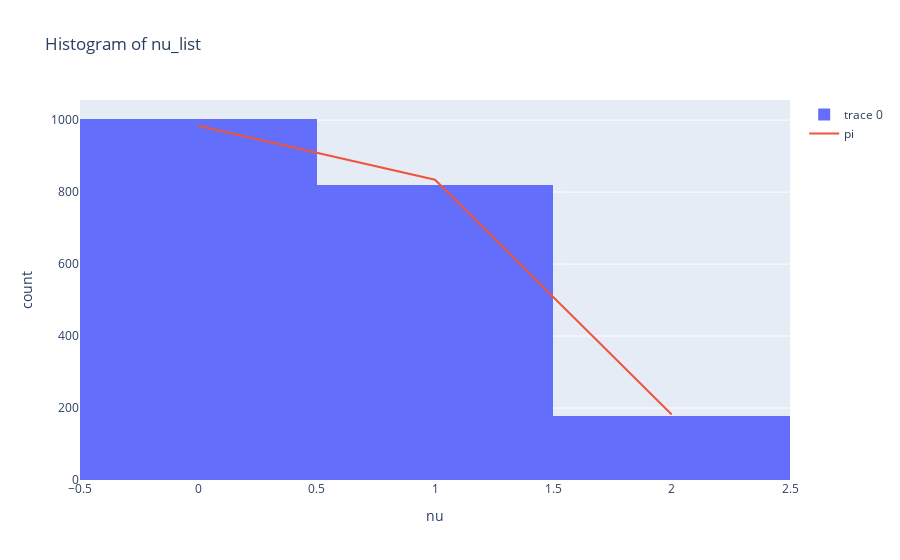

Source (notebook cell):
### Markdown cell above
4\. Determine numerically an invariant distribution $\boldsymbol{\pi}$ of the chain (*e.g.*, based on an eigendecomposition [numpy.linalg.eig](https://docs.scipy.org/doc/numpy/reference/generated/numpy.linalg.eig.html)). Is it unique? Compare it to the histogram obtained in 2 (superimpose graphs). What can you conclude?

### Code cell
eigenvalues,eigenvectors=np.linalg.eig(P.T)
print(eigenvalues)
print(eigenvectors)
#take eigenvector corresponding to eigenvalue closest to 1
pi=eigenvectors[:,np.argmin(np.abs(eigenvalues-1))]
pi=pi/np.sum(pi)
print(pi)


fig=go.Figure(data=[go.Histogram(x=nu_list,nbinsx=3)])
fig.add_trace(go.Scatter(x=[x for x in range(3)],y=nmax*pi,mode='lines',name='pi'))
fig.update_layout(title_text='Histogram of nu_list',xaxis_title_text='nu',yaxis_title_text='count')
fig.show()

### Figure 1 — Plotly figure (JSON) as saved in the notebook; plotly's stock layout.template omitted (floating-point values rounded to 4 significant figures; data arrays with more than 128 entries replaced by an {"elided": "..."} marker saying what was removed)
{"data": [{"nbinsx": 3, "type": "histogram", "x": {"elided": "2001 int values"}}, {"mode": "lines", "name": "pi", "type": "scatter", "x": [0, 1, 2], "y": [984.0, 834.2, 181.8]}], "layout": {"title": {"text": "Histogram of nu_list"}, "xaxis": {"title": {"text": "nu"}}, "yaxis": {"title": {"text": "count"}}}}
